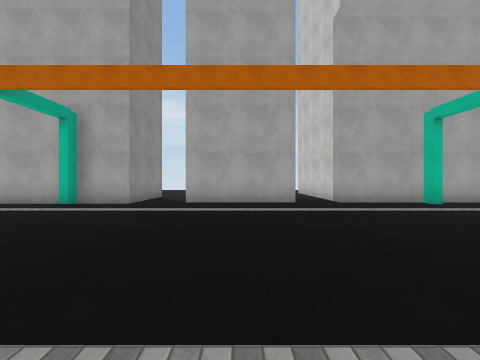
[1] (above)

20 first-person views from a walk through a Unity game level. The camera is 1.5 m above the floor, looks level and sees 90° across. The floor is counted in squares, 2 m on a side. Each view is taken from the middle of a square. On the plan, view 1 faces up. The plan holds only what a view shows up to about 9 squares ahead; the rest is blank. The place goes on beyond the plan. Surface patterns are stand-ins for the level's own textures.

[2]
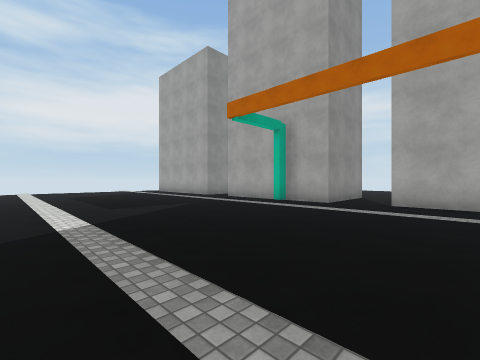

[3]
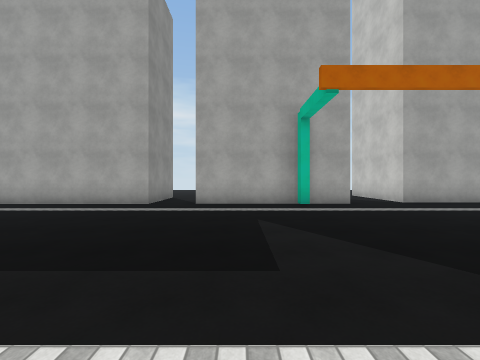

[4]
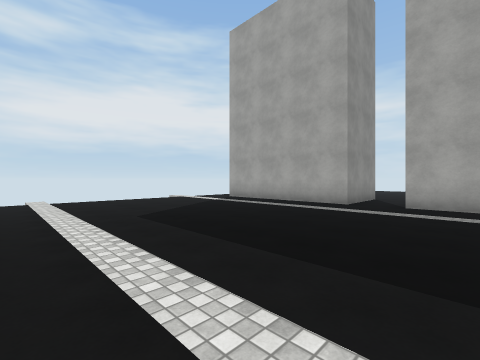

[5]
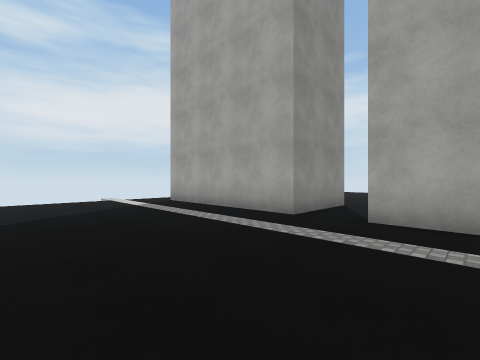

[6]
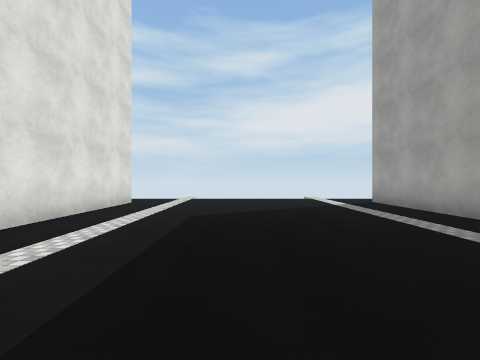

[7]
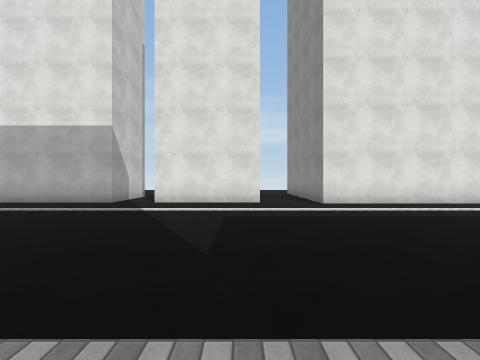

[8]
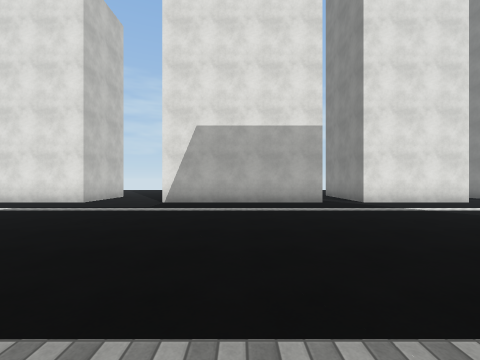

[9]
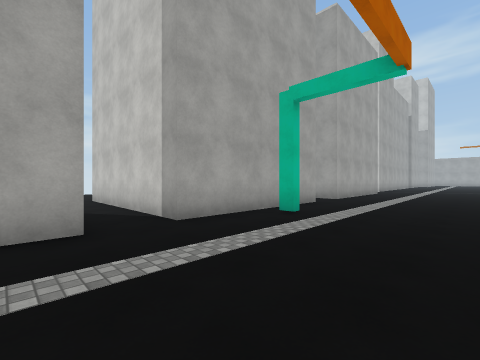

[10]
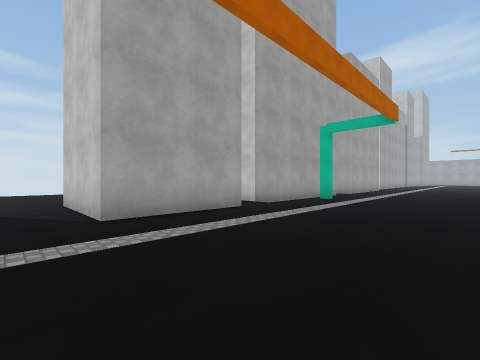

[11]
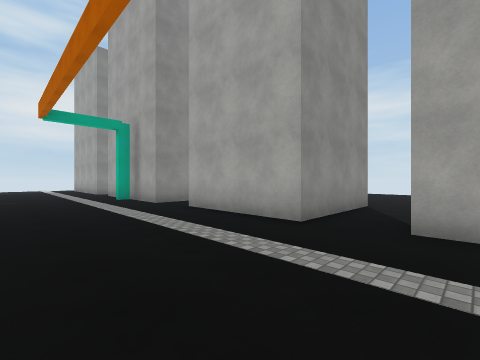

[12]
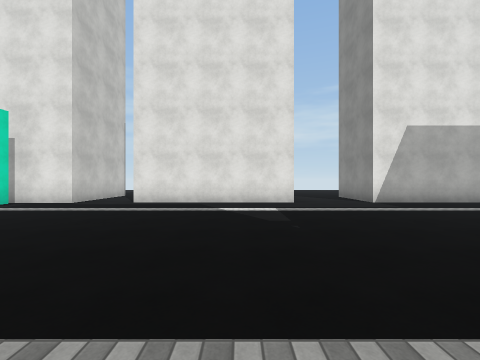

[13]
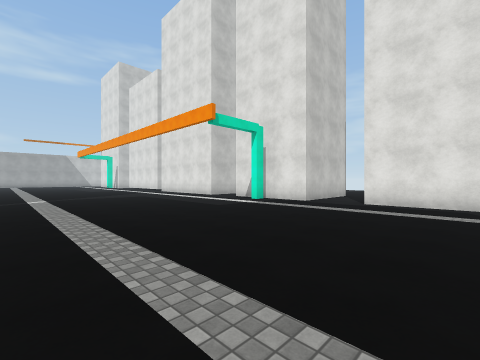

[14]
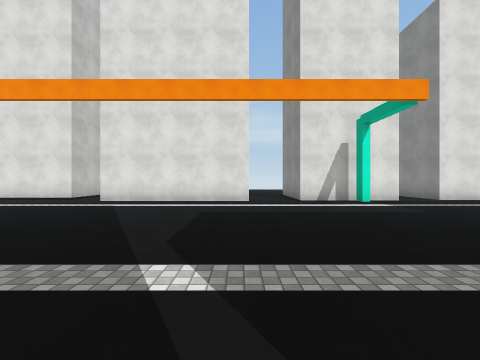

[15]
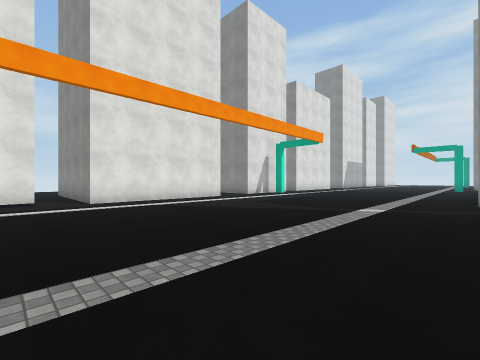

[16]
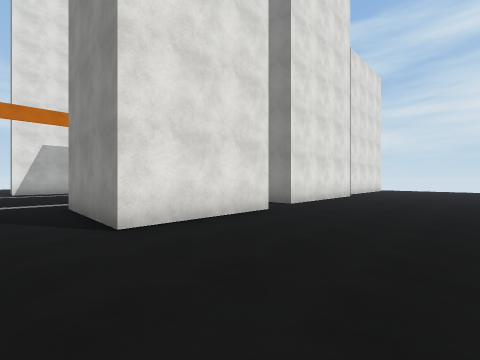

[17]
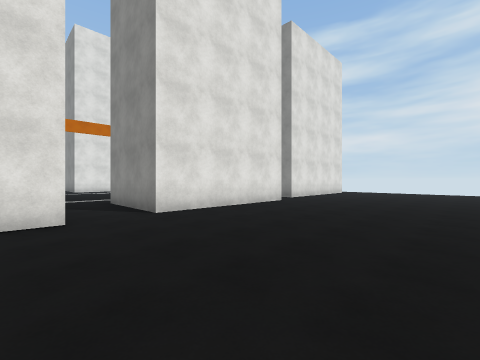

[18]
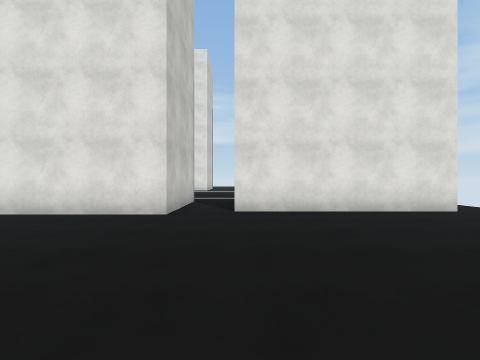

[19]
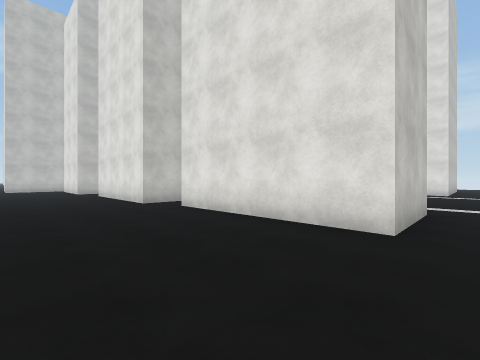

[20]
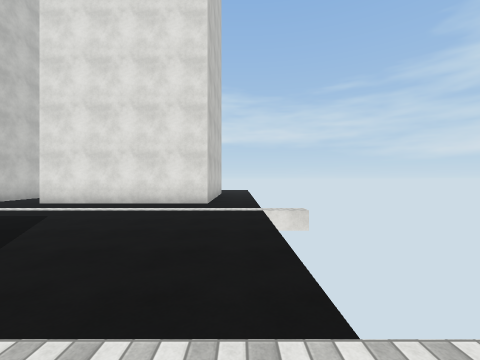

### Floor plan
Points are (right, up) in squares from view 1. A wall is a line through its corners. A room is listed if a view was taken in it or the views show most of it. See-through windows are left out.
Room 1 (views 1, 2, 3, 4, 5, 6, 7, 8, 9, 10, 11, 12, 13, 14, 15, 20)
walls: (5.6, 6.9) (5.6, 7.4); (5.2, -1) (10.6, -1); (8.8, 8) (3.3, 8) (3.3, 12.6); (1.8, 11.3) (1.8, 7.7) (-1.7, 7.7) (-1.7, 11.3); (12.3, -0.6) (15.8, -0.6); (-2.8, -1) (2.6, -1); (13.8, -0.1) (13.8, 0.4); (14.1, 0.4) (14.1, -0.1); (-5, 7.4) (-5, 6.9); (-3.5, 10.8) (-3.5, 7.7) (-8.4, 7.7) (-8.4, 10.8); (17.6, -0.6) (23, -0.6); (-7.8, -1) (-4.2, -1); (-9.9, 10.3) (-9.9, 7.5) (-15.2, 7.5) (-15.2, 10.3); (24.2, -1) (25.5, -1); (-15, -0.6) (-9.7, -0.6)
ways out: opening at (-16, 10) to room 2; opening at (-9, 10) to room 2; opening at (-2.5, 10.5) to room 2; opening at (2.5, 11.5) to room 2; opening at (-16, -1); opening at (-8.5, -1); opening at (-3.5, -1); opening at (4, -1); opening at (11.5, -1); opening at (16.5, -1); opening at (24, -1)
Room 2 (views 16, 17, 18, 19)
walls: (3.3, 12.6) (3.3, 13.8); (-1.7, 11.3) (1.8, 11.3); (-8.4, 10.8) (-3.5, 10.8); (-15.2, 10.3) (-9.9, 10.3)
ways out: opening at (-16, 10) to room 1; opening at (-9, 10) to room 1; opening at (-2.5, 10.5) to room 1; opening at (2.5, 11.5) to room 1

Positions as (right, up) in squares from view 1, and headings:
1: (0, 0), facing up
2: (0, 0), facing up-left
3: (-7, 0), facing up
4: (-7, 0), facing up-left
5: (-7, 3), facing up-left
6: (-7, 3), facing left
7: (-7, 7), facing down
8: (0, 7), facing down
9: (1, 4), facing up-right
10: (-3, 3), facing up-right
11: (4, 4), facing up-left
12: (7, 7), facing down
13: (8, 7), facing down-right
14: (18, 8), facing down
15: (25, 8), facing down-left
16: (3, 15), facing down-left
17: (-1, 16), facing down-left
18: (-10, 16), facing down
19: (-16, 14), facing down-right
20: (-16, 7), facing down
